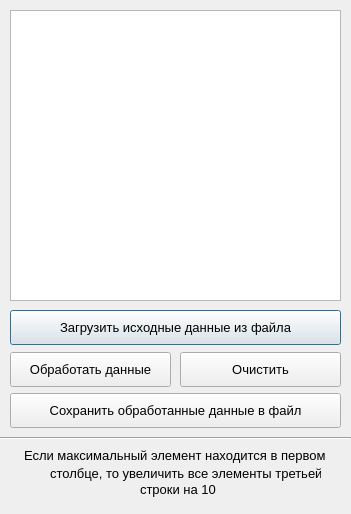
<?xml version="1.0" encoding="UTF-8"?>
<ui version="4.0">
 <class>Dialog</class>
 <widget class="QDialog" name="Dialog">
  <property name="geometry">
   <rect>
    <x>0</x>
    <y>0</y>
    <width>351</width>
    <height>514</height>
   </rect>
  </property>
  <property name="minimumSize">
   <size>
    <width>351</width>
    <height>514</height>
   </size>
  </property>
  <property name="maximumSize">
   <size>
    <width>351</width>
    <height>514</height>
   </size>
  </property>
  <property name="windowTitle">
   <string>Dialog</string>
  </property>
  <widget class="QPlainTextEdit" name="plainTextEdit">
   <property name="geometry">
    <rect>
     <x>10</x>
     <y>10</y>
     <width>331</width>
     <height>291</height>
    </rect>
   </property>
   <property name="font">
    <font>
     <family>Segoe UI</family>
     <pointsize>10</pointsize>
    </font>
   </property>
  </widget>
  <widget class="QPushButton" name="btn_upload_data">
   <property name="geometry">
    <rect>
     <x>10</x>
     <y>310</y>
     <width>331</width>
     <height>35</height>
    </rect>
   </property>
   <property name="font">
    <font>
     <family>Segoe UI</family>
     <pointsize>10</pointsize>
    </font>
   </property>
   <property name="text">
    <string>Загрузить исходные данные из файла</string>
   </property>
  </widget>
  <widget class="QPushButton" name="btn_process_data">
   <property name="geometry">
    <rect>
     <x>10</x>
     <y>352</y>
     <width>161</width>
     <height>35</height>
    </rect>
   </property>
   <property name="font">
    <font>
     <family>Segoe UI</family>
     <pointsize>10</pointsize>
    </font>
   </property>
   <property name="text">
    <string>Обработать данные</string>
   </property>
  </widget>
  <widget class="QPushButton" name="btn_clear">
   <property name="geometry">
    <rect>
     <x>180</x>
     <y>352</y>
     <width>161</width>
     <height>35</height>
    </rect>
   </property>
   <property name="font">
    <font>
     <family>Segoe UI</family>
     <pointsize>10</pointsize>
    </font>
   </property>
   <property name="text">
    <string>Очистить</string>
   </property>
  </widget>
  <widget class="QPushButton" name="btn_save_data">
   <property name="geometry">
    <rect>
     <x>10</x>
     <y>393</y>
     <width>331</width>
     <height>35</height>
    </rect>
   </property>
   <property name="font">
    <font>
     <family>Segoe UI</family>
     <pointsize>10</pointsize>
    </font>
   </property>
   <property name="text">
    <string>Сохранить обработанные данные в файл</string>
   </property>
  </widget>
  <widget class="QLabel" name="label_task_1">
   <property name="geometry">
    <rect>
     <x>24</x>
     <y>447</y>
     <width>311</width>
     <height>16</height>
    </rect>
   </property>
   <property name="font">
    <font>
     <family>Segoe UI</family>
     <pointsize>10</pointsize>
    </font>
   </property>
   <property name="text">
    <string>Если максимальный элемент находится в первом</string>
   </property>
  </widget>
  <widget class="QLabel" name="label_task_2">
   <property name="geometry">
    <rect>
     <x>50</x>
     <y>465</y>
     <width>271</width>
     <height>16</height>
    </rect>
   </property>
   <property name="font">
    <font>
     <family>Segoe UI</family>
     <pointsize>10</pointsize>
    </font>
   </property>
   <property name="text">
    <string>столбце, то увеличить все элементы третьей</string>
   </property>
  </widget>
  <widget class="QLabel" name="label_task_3">
   <property name="geometry">
    <rect>
     <x>140</x>
     <y>481</y>
     <width>81</width>
     <height>16</height>
    </rect>
   </property>
   <property name="font">
    <font>
     <family>Segoe UI</family>
     <pointsize>10</pointsize>
    </font>
   </property>
   <property name="text">
    <string>строки на 10</string>
   </property>
  </widget>
  <widget class="Line" name="line">
   <property name="geometry">
    <rect>
     <x>0</x>
     <y>430</y>
     <width>351</width>
     <height>16</height>
    </rect>
   </property>
   <property name="orientation">
    <enum>Qt::Horizontal</enum>
   </property>
  </widget>
 </widget>
 <resources/>
 <connections/>
</ui>
